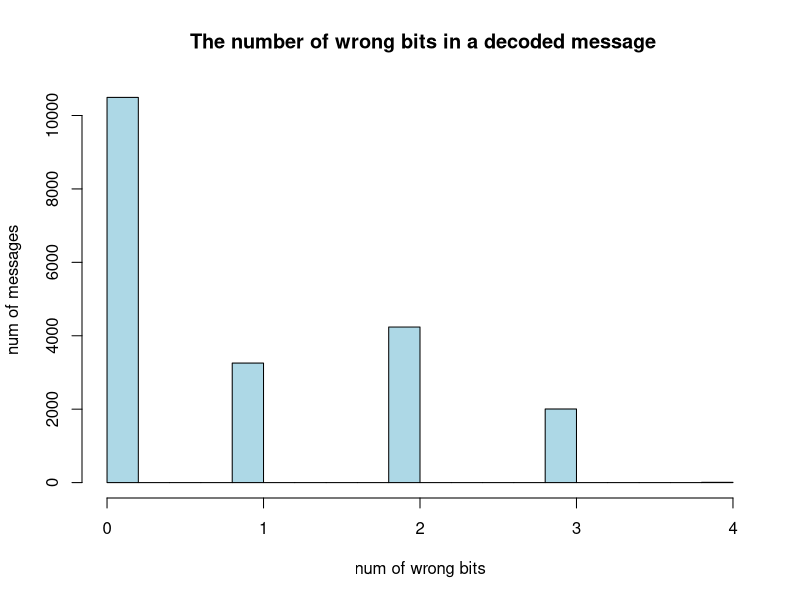
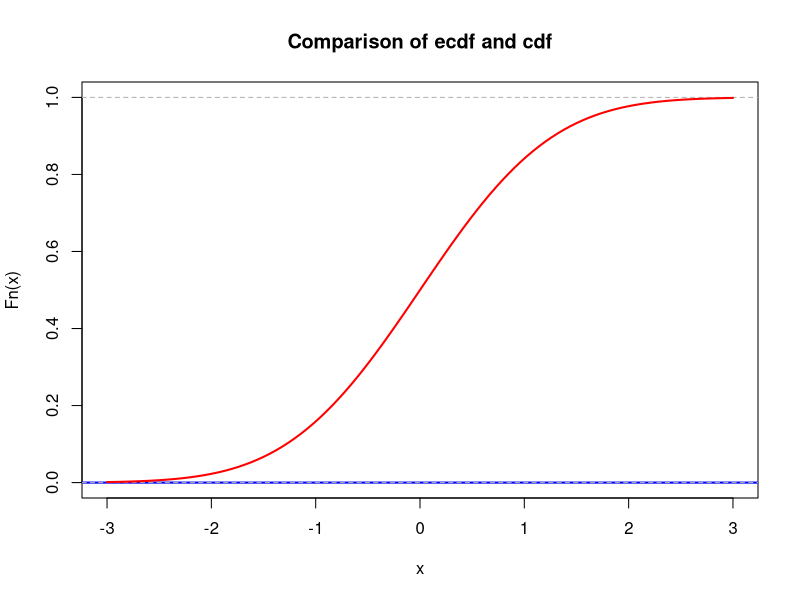
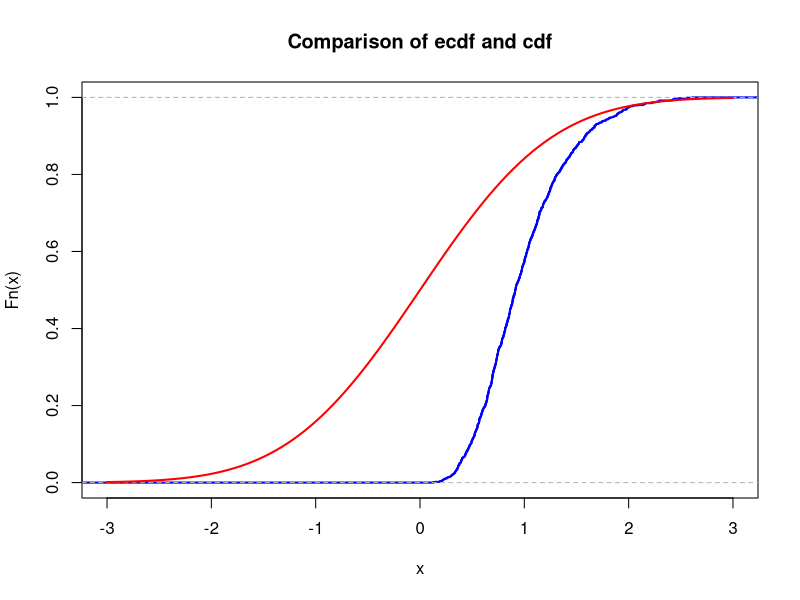

Here is the R script that generated these plots, in order:
## ---- chunk 1
# your team id number 
                          ###
id <- 22                  ### Change to the correct id!
                          ###
set.seed(id)
p <- id/100
# matrices G and H
G <- matrix(c(1, 1, 1, 0, 0, 0, 0,
		1, 0, 0, 1, 1, 0, 0,
		0, 1, 0, 1, 0, 1, 0,
		1, 1, 0, 1, 0, 0, 1), nrow = 4, byrow = TRUE)
H <- t(matrix(c(1, 0, 1, 0, 1, 0, 1,
		0, 1, 1, 0, 0, 1, 1,
		0, 0, 0, 1, 1, 1, 1), nrow = 3, byrow = TRUE))
cat("The matrix G is: \n") 
G  
cat("The matrix H is: \n") 
H
cat("The product GH must be zero: \n")
(G%*%H) %%2
## ---- chunk 2
# generate N messages and encode them to 7-bit codewords

message_generator <- function(N) {
  matrix(sample(c(0,1), 4*N, replace = TRUE), nrow = N)
}

N = 20000
messages <- message_generator(N)
codewords <- (messages %*% G) %% 2
#messages
#codewords
## ---- chunk 3
generate_errors <- function(N) {
  matrix(sample(0:1, 7*N, replace = TRUE, prob=c(1-p, p)), nrow = N)
}
errors <- generate_errors(N)
#cat("errors \n")
#errors
received <- (codewords + errors) %% 2
# cat("original coded messages \n")
# codewords
# cat("messages with errors \n")
# received
## ---- chunk 4
syndrome_vectors <- (received %*% H) %% 2
## ---- chunk 5
m <- matrix(rep(c(1, 2, 4), N), nrow = N, byrow = TRUE)
syndrome_vectors_2_0 <- (syndrome_vectors * m)
bits_with_errors = rowSums(syndrome_vectors_2_0)
# cat("bits to be reversed")
# bits_with_errors
## ---- chunk 6
row = 1
for(bit in bits_with_errors){
  received[row, bit] = (received[row, bit] + 1) %% 2
  row = row + 1
}
# cat("messages after reversing bits \n")
# received
## ---- chunk 7
decoded_messages <- cbind(received[,3], received[,5], received[,6], received[,7])
# cat("decoded messages")
# decoded_messages
# cat("original messages")
# messages

right_decoded_num = sum(
  decoded_messages[,1]==messages[,1] & 
  decoded_messages[,2]==messages[,2]&
  decoded_messages[,3]==messages[,3]&
  decoded_messages[,4]==messages[,4]
  )

p_hat = right_decoded_num/N
cat("Empirical probability: ")
cat(p_hat)
cat("\n")
cat("Empirical probability - p*: ")
cat(p_hat - 0.522463)
## ---- chunk 8
num_of_errors_list <- matrix(nrow=1, ncol = N)
for(row in 1:N){
  num_of_errors_list[1,row] = sum(decoded_messages[row,] != messages[row,])
}
hist(num_of_errors_list,
     xlim = c(0,4),
     xlab = "num of wrong bits",
     ylab = "num of messages",
     main = " The number of wrong bits in a decoded message",
     col = "lightblue");
## ---- chunk 9
lambda <- 1  # change this!
N <- 100     # change this!
mu <- N * lambda
K <- 1e3
n <- 5
sample_means <- colMeans(matrix(rpois(n*K, lambda = mu), nrow=n))
## ---- chunk 10
mu <- 0       # change this!
sigma <- 1    # change this!
## ---- chunk 11
xlims <- c(mu-3*sigma,mu+3*sigma)
Fs <- ecdf(sample_means)
plot(Fs, 
     xlim = xlims, 
     ylim = c(0,1),
     col = "blue",
     lwd = 2,
     main = "Comparison of ecdf and cdf")
curve(pnorm(x, mean = mu, sd = sigma), col = "red", lwd = 2, add = TRUE)
## ---- chunk 12
nu1 <- 1  # change this!
K <- 1e3
n <- 5
sample_means <- colMeans(matrix(rexp(n*K, rate = nu1), nrow=n))
## ---- chunk 13
mu <- 0       # change this!
sigma <- 1    # change this!
## ---- chunk 14
xlims <- c(mu-3*sigma,mu+3*sigma)
Fs <- ecdf(sample_means)
plot(Fs, 
     xlim = xlims, 
     col = "blue",
     lwd = 2,
     main = "Comparison of ecdf and cdf")
curve(pnorm(x, mean = mu, sd = sigma), col = "red", lwd = 2, add = TRUE)
